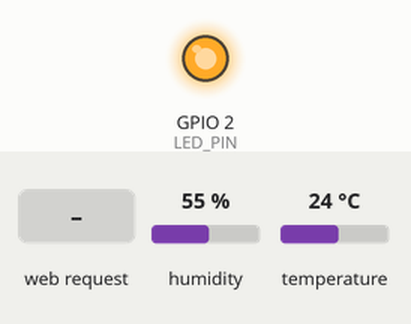
Simulated run of this sketch. Board: ESP32. Parts: output pins drawn as LEDs (lit = HIGH). The test bench sets the inputs (shaded band); at power-on: humidity 55 %, temperature 24 °C. WiFi joins after 1.5 s; servers stay silent unless stated; what the sketch prints to the serial monitor is not drawn.

Above: at 2.7 s.
2.8 s: HTTP request GET / received
At 3.7 s:
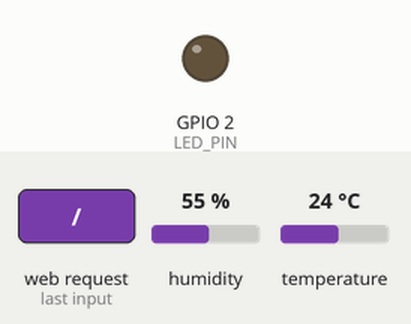
Timing chart, 0 to 5.8 s (numbered marks = the images above; inputs shaded):
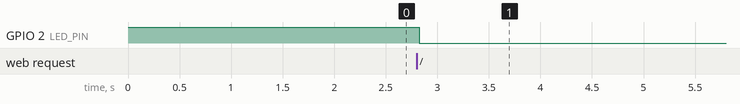

The sketch:

sketch_oct9a.ino
```cpp
#include <WiFi.h>
#include <WebServer.h>
#include "DHT.h"

#define DHTPIN 16       // Pino conectado ao DHT11
#define DHTTYPE DHT11   // Tipo do sensor DHT
#define LED_PIN 2       // LED do ESP32 (apenas para indicar acesso à página)

const char* ssid = "Visitantes";
const char* password = "";

DHT dht(DHTPIN, DHTTYPE);
WebServer server(80);

void handleRoot() {
  float temperatura = dht.readTemperature();
  float umidade = dht.readHumidity();

  char html[512];
  if (isnan(temperatura) || isnan(umidade)) {
    snprintf(html, 512,
      "<html><head><meta http-equiv='refresh' content='5'><title>Monitor de Temperatura</title></head>"
      "<body style='font-family:Arial;text-align:center;padding-top:50px;'>"
      "<h1>Monitor de Temperatura</h1>"
      "<p>Erro ao ler o sensor</p>"
      "<p style='font-size:14px;color:gray'>Atualiza automaticamente a cada 5 segundos</p>"
      "</body></html>");
  } else {
    snprintf(html, 512,
      "<html><head><meta http-equiv='refresh' content='5'><title>Monitor de Temperatura</title></head>"
      "<body style='font-family:Arial;text-align:center;padding-top:50px;'>"
      "<h1>Monitor de Temperatura</h1>"
      "<p style='font-size:24px;'> Temperatura: %.1f &deg;C</p>"
      "<p style='font-size:24px;'> Umidade: %.1f %%</p>"
      "<p style='font-size:14px;color:gray'>Atualiza automaticamente a cada 5 segundos</p>"
      "</body></html>", temperatura, umidade);
  }

  server.send(200, "text/html", html);
  digitalWrite(LED_PIN, LOW);  // Pisca LED quando a página é acessada
}

void handleNotFound() {
  server.send(404, "text/plain", "Pagina não encontrada");
}

void setup() {
  Serial.begin(115200);
  dht.begin();
  pinMode(LED_PIN, OUTPUT);
  digitalWrite(LED_PIN, HIGH);

  WiFi.mode(WIFI_STA);
  WiFi.begin(ssid, password);
  Serial.print("Conectando ao WiFi");

  unsigned long startAttemptTime = millis();
  const unsigned long wifiTimeout = 60000; // 60 segundos

  while (WiFi.status() != WL_CONNECTED && millis() - startAttemptTime < wifiTimeout) {
    delay(500);
    Serial.print(".");
  }

  if (WiFi.status() == WL_CONNECTED) {
    Serial.println();
    Serial.println("Conectado ao Wi-Fi!");
    Serial.print("IP: ");
    Serial.println(WiFi.localIP());
  } else {
    Serial.println();
    Serial.println("Falha ao conectar ao Wi-Fi. Reiniciando...");
    delay(5000);
    ESP.restart();
  }

  server.on("/", handleRoot);
  server.onNotFound(handleNotFound);
  server.begin();
  Serial.println("Servidor iniciado");
}

void loop() {
  server.handleClient();
}
```

Measured:
- after the input at 2.8 s, GPIO 2 (LED_PIN): HIGH → LOW at once
